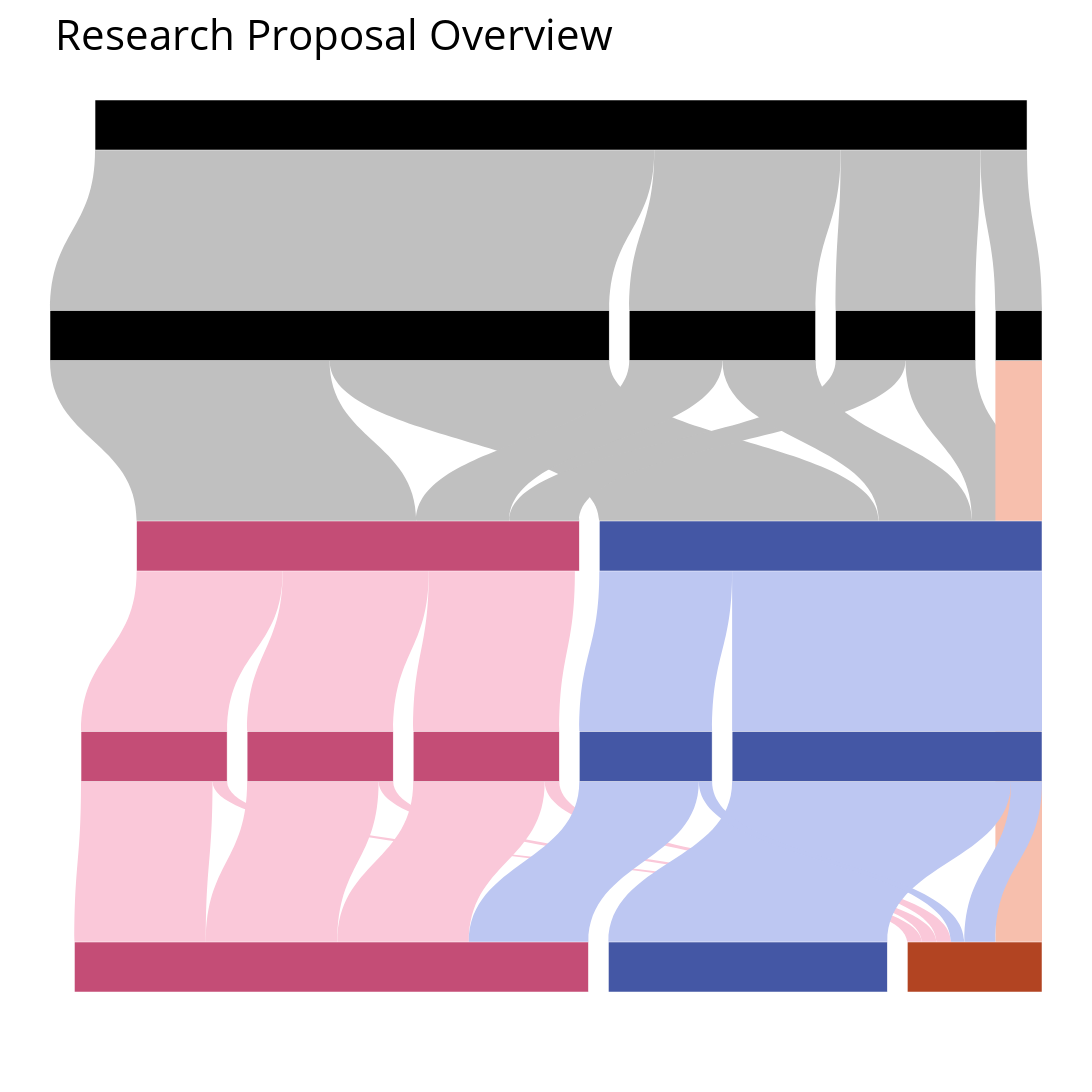

Here is the notebook cell this chart was saved with:
### Markdown cell above
> I absolutely hate that the node label text has a white shaddow that's not removable. I'm going to just add those labels manually

### Code cell
import plotly.graph_objects as go
fig = go.Figure(data=[go.Sankey(
    textfont=dict(color="rgba(0,0,0,0)", size=1),
    orientation = "v",
    node = dict(
      pad = 20,
      thickness = 20,
      line = dict(color = "black", width = 0.5),
      #label = logic_label, #uncomment to see node labels
      color = "black"
    ),
    link = dict(
      source = logic_source, # indices correspond to labels
      target = logic_target,
      value = logic_value

  ))])

layout={
      
     }


fig.update_traces( node_line_color="white",node_color=logic_node_color, link_color = logic_link_color,node_thickness=50,textfont_color="black",textfont_size=12,textfont_family="Open Sans")

#change figure sizeing -> 1000x1500 works well for word doc sizing 
fig.update_layout(
    autosize=False,
    width=1200,
    height=1500,
    margin=dict(
        l=50,
        r=50,
        b=100,
        t=100,
        pad=4
    ),
)

#add column names 
#for x_coordinate, column_name in enumerate(["Outcomes", "Outputs","Activities","Inputs", ""]):
#  fig.add_annotation(
#          x=-.05,
#          y=x_coordinate,
#          xref="paper",
#          yref="y",
#          text=column_name,
#          showarrow=False,
#          font=dict(
#              family="Courier New, monospace",
#              size=16,
#              color="black"
#              ),
#          align="center",
#         )

#Add title, add grid for display
fig.update_layout(
  title_text="Research Proposal Overview", 
  xaxis={
  #set true to help visualize label positions
  'showgrid': False, # thin lines in the background
  'zeroline': False, # thick line at x=0
  'visible': False,  # numbers below
  },
  yaxis={
  'showgrid': False, # thin lines in the background
  'zeroline': False, # thick line at x=0
  'visible': False,  # numbers below
  }, plot_bgcolor='rgba(0,0,0,0)',  font_color= "black", font_size=30)



fig.show()

### Figure 1 — Plotly figure (JSON) as saved in the notebook; plotly's stock layout.template omitted (floating-point values rounded to 4 significant figures)
{"data": [{"link": {"color": ["#C0C0C0", "#C0C0C0", "#C0C0C0", "#C0C0C0", "#C0C0C0", "#C0C0C0", "#C0C0C0", "#C0C0C0", "#C0C0C0", "#C0C0C0", "#f7bfad", "#fac8d9", "#fac8d9", "#fac8d9", "#bdc7f2", "#bdc7f2", "#fac8d9", "#fac8d9", "#fac8d9", "#fac8d9", "#fac8d9", "#fac8d9", "#bdc7f2", "#bdc7f2", "#bdc7f2", "#bdc7f2", "#bdc7f2", "#fac8d9", "#f7bfad"], "source": [0, 0, 0, 0, 1, 1, 2, 2, 3, 3, 4, 5, 5, 5, 6, 6, 7, 7, 8, 8, 9, 9, 10, 10, 11, 11, 12, 13, 14], "target": [1, 2, 3, 4, 5, 6, 5, 6, 5, 6, 14, 7, 8, 9, 10, 11, 13, 14, 13, 14, 13, 14, 12, 14, 13, 14, null, null, null], "value": [60, 15, 20, 5, 30, 30, 7.5, 7.5, 10, 10, 5, 15.68, 15.68, 15.68, 33.25, 14.25, 14.11, 1.568, 14.11, 1.568, 14.11, 1.568, 29.93, 3.325, 12.83, 1.425, null, null, null]}, "node": {"color": ["black", "black", "black", "black", "black", "#c44d76", "#4457a5", "#c44d76", "#c44d76", "#c44d76", "#4457a5", "#4457a5", "#4457a5", "#c44d76", "#b24422"], "line": {"color": "white", "width": 0.5}, "pad": 20, "thickness": 50}, "orientation": "v", "textfont": {"color": "black", "family": "Open Sans", "size": 12}, "type": "sankey"}], "layout": {"autosize": false, "font": {"color": "black", "size": 30}, "height": 1500, "margin": {"b": 100, "l": 50, "pad": 4, "r": 50, "t": 100}, "plot_bgcolor": "rgba(0,0,0,0)", "title": {"text": "Research Proposal Overview"}, "width": 1200, "xaxis": {"showgrid": false, "visible": false, "zeroline": false}, "yaxis": {"showgrid": false, "visible": false, "zeroline": false}}}
